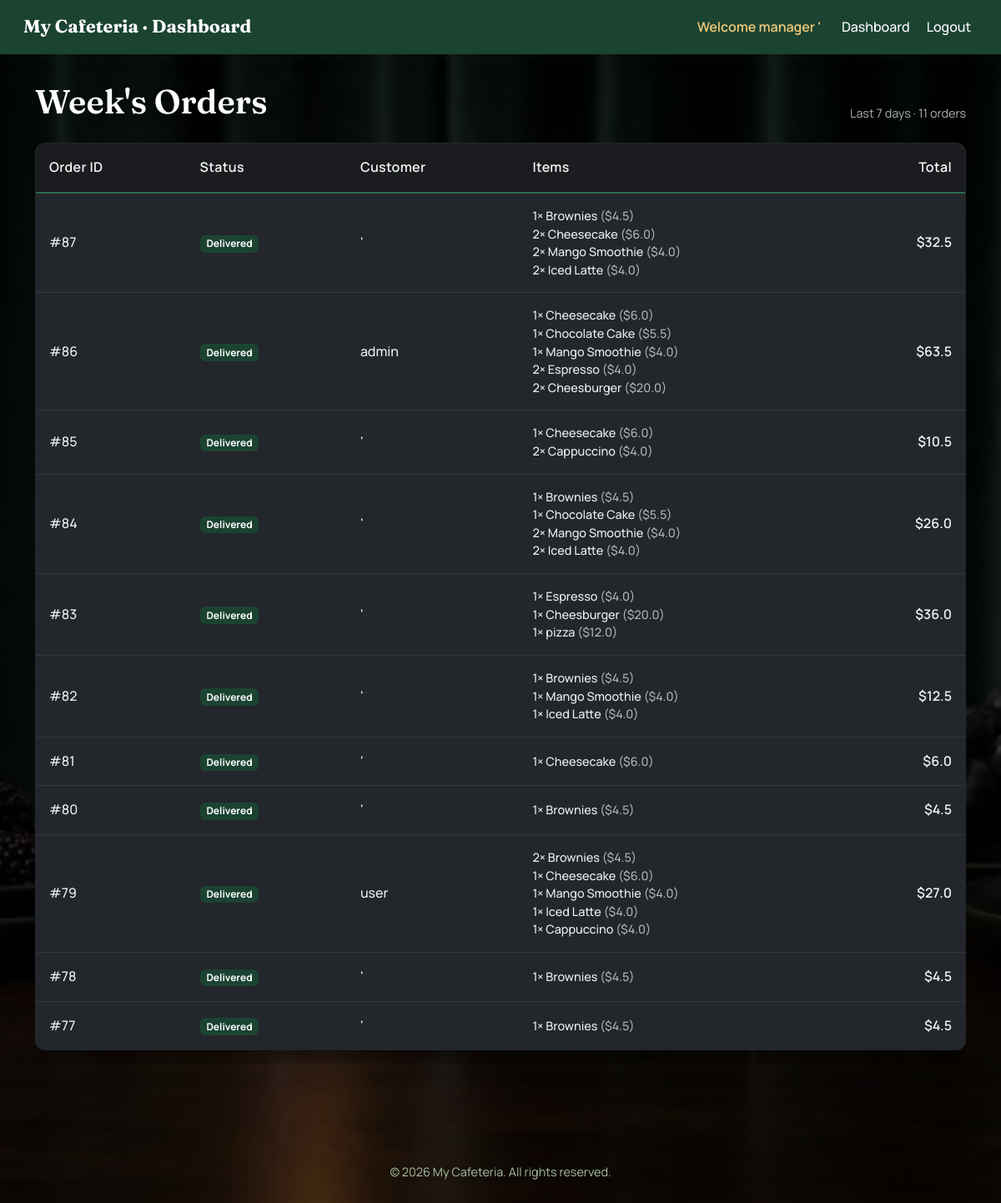
Screenshot of /all_orders (signed in) with the database file from the repository.
### tables this page shows
CREATE TABLE orders (
    id INTEGER PRIMARY KEY AUTOINCREMENT,
    user_id INTEGER NOT NULL,
    total_price REAL NOT NULL CHECK(total_price >= 0),
    status TEXT NOT NULL CHECK(status IN ('pending', 'preparing', 'completed', 'delivered')),
    created_at DATETIME DEFAULT CURRENT_TIMESTAMP,
    reviewed BOOLEAN DEFAULT FALSE CHECK(reviewed IN (TRUE, FALSE)),
    FOREIGN KEY (user_id) REFERENCES users(id)
);

CREATE TABLE users (
    id INTEGER PRIMARY KEY AUTOINCREMENT,
    user_name TEXT NOT NULL UNIQUE,
    password_hash TEXT NOT NULL,
    role TEXT NOT NULL DEFAULT 'user' CHECK(role IN ('admin', 'user')),
    points INTEGER DEFAULT 0,
    created_at DATETIME DEFAULT CURRENT_TIMESTAMP
);

CREATE TABLE order_items (
    id INTEGER PRIMARY KEY AUTOINCREMENT,
    order_id INTEGER NOT NULL,
    menu_item_id INTEGER NOT NULL,
    quantity INTEGER NOT NULL CHECK(quantity > 0),
    price REAL NOT NULL CHECK(price >= 0),
    created_at DATETIME DEFAULT CURRENT_TIMESTAMP,
    FOREIGN KEY (order_id) REFERENCES orders(id),
    FOREIGN KEY (menu_item_id) REFERENCES menu_items(id)
);

CREATE TABLE menu_items (
    id INTEGER PRIMARY KEY AUTOINCREMENT,
    name TEXT NOT NULL unique,
    description TEXT,
    price REAL NOT NULL CHECK(price >= 0),
    category TEXT NOT NULL CHECK(category IN ('main', 'drinks', 'dessert')),
    created_at DATETIME DEFAULT CURRENT_TIMESTAMP,
    is_available BOOLEAN DEFAULT TRUE CHECK(is_available IN (TRUE, FALSE))
);

### app.py (the view)
@app.route("/all_orders")
@login_required
@admin_required
def all_orders():
    orders = db.execute("SELECT orders.id, orders.status, orders.total_price, users.user_name FROM orders " \
    "JOIN users ON orders.user_id = users.id " \
    "WHERE orders.created_at >= DATE('now', '-7 days') ORDER BY orders.created_at DESC ")
    for order in orders:
        order_items = db.execute("SELECT menu_items.name, order_items.price, order_items.quantity FROM order_items JOIN menu_items ON order_items.menu_item_id = menu_items.id WHERE order_items.order_id = ?", order['id'])
        order['items'] = order_items
    return render_template("all_orders.html", orders=orders)

### app.py (called while the page is built)
@app.context_processor
def inject_flash_helpers():
    def flash_class(category):
        mapping = {
            "success": "success",
            "warning": "warning",
            "info": "info",
            "danger": "danger",
            "error": "danger",
        }
        return mapping.get(category or "", "info")
    def format_price(value):
        formatted = f"{float(value):.2f}"
        return formatted.rstrip("0").rstrip(".")
    return {"flash_class": flash_class, "format_price": format_price}

def login_required(func):
    @wraps(func)
    def decorator(*args, **kwargs):
        if session.get("user_id") is None:
            flash('you need to login first!', 'warning')
            return redirect("/login")
        return func(*args, **kwargs)
    return decorator

def admin_required(func):
    @wraps(func)
    def decorator_func(*args, **kwargs):
        if session.get("role") != "admin":
            flash('NOT ALLOWED', 'danger')
            return redirect("/")
        return func(*args, **kwargs)
    return decorator_func

### templates/all_orders.html (shortened to what this page needs)
{% extends "dashboard.html" %}
{% block content %}
<section class="admin-page orders-admin-page">
    <div class="container">
        <div class="d-flex justify-content-between align-items-end flex-wrap gap-2 mb-4">
            <h1 class="mb-0">Week's Orders</h1>
            <span class="orders-summary-note">Last 7 days &middot; {{ orders|length }} order{{ 's' if orders|length != 1 else '' }}</span>
        </div>
        <div class="table-responsive">
            <table class="table align-middle">
                <thead>
                    <tr>
                        <th>Order ID</th>
                        <th>Status</th>
                        <th>Customer</th>
                        <th>Items</th>
                        <th class="text-end">Total</th>
                    </tr>
                </thead>
                <tbody>
                    {% if orders|length == 0 %}
                        <tr>
                            <td colspan="5" class="text-center py-4">No orders found in the last 7 days.</td>
                        </tr>
                    {% else %}
                        {% for order in orders %}
                        <tr>
                            <td>#{{ order.id }}</td>
                            <td>
                                {% if order.status == 'pending' %}
                                    <span class="badge bg-warning text-dark">Pending</span>
                                {% elif order.status == 'preparing' %}
                                    <span class="badge bg-info">Preparing</span>
                                {% elif order.status == 'completed' %}
                                    <span class="badge bg-success">Completed</span>
                                {% elif order.status in ['delivered', 'delivered'] %}
                                    <span class="badge bg-primary">Delivered</span>
                                {% else %}
                                    <span class="badge bg-secondary">{{ order.status|capitalize }}</span>
                                {% endif %}
                            </td>
                            <td>{{ order.user_name }}</td>
                            <td class="order-items-cell">
                                {% for item in order['items'] %}
                                    <div>{{ item['quantity'] }}&times; {{ item['name'] }} <span class="order-item-price">(${{ item['price'] }})</span></div>
                                {% endfor %}
                            </td>
                            <td class="text-end fw-semibold">${{ order.total_price }}</td>
                        </tr>
                        {% endfor %}
                    {% endif %}
                </tbody>
            </table>
        </div>
    </div>
</section>
{% endblock %}

### static/style.css (style rules this page uses)
:root { --color-primary: #1B4332; --color-primary-light: #2D6A4F; --color-primary-dark: #0D2818; --color-secondary: #7C9473; --color-secondary-light: #A8BFA0; --color-secondary-dark: #5A7052; --color-background: #0B3541; --color-surface: #C6D4B0; --color-card: #FFFFFF; --color-card-border: #A9BC8E; --color-card-muted: #DDD2B9; --color-navy: #16213E; --color-text: #1C2A20; --color-text-muted: #5B6B5C; --color-text-on-primary: #FFFFFF; --color-accent: #7485b43f; --color-accent-light: #64ca8f94; --color-accent-dark: #3c446b; --color-success: #2B8C55; --color-warning: #C1682F; --color-danger: #B3403A; --color-info: #3E6FA0; --shadow-sm: 0 1px 3px rgba(28, 42, 32, 0.10); --shadow-md: 0 4px 14px rgba(28, 42, 32, 0.16); --radius-sm: 6px; --radius-md: 12px; --font-heading: 'Fraunces', Georgia, serif; --font-body: 'Manrope', -apple-system, BlinkMacSystemFont, "Segoe UI", sans-serif; --glass-bg: linear-gradient(135deg, rgba(255,255,255,0.09), rgba(255,255,255,0.03)); --glass-border: rgba(255, 255, 255, 0.26); --glass-blur: blur(16px) saturate(160%); --glass-shadow: 0 8px 32px rgba(0, 0, 0, 0.35), inset 0 1px 0 rgba(255,255,255,0.14); --glass-shadow-hover: 0 14px 44px rgba(0, 0, 0, 0.45), inset 0 1px 0 rgba(255,255,255,0.18); --color-text-glass: #F3F7F1; --color-text-glass-muted: rgba(243, 247, 241, 0.72); --color-neon: #34E3A1; --color-neon-glow: rgba(52, 227, 161, 0.55); --color-neon-glow-soft: rgba(52, 227, 161, 0.28); --glass-input-bg: rgba(0, 0, 0, 0.28); --glass-input-border: rgba(255, 255, 255, 0.30); --color-label: #20afb4; }
* { box-sizing: border-box; }
body { margin: 0; background-image: linear-gradient(rgba(0, 0, 0, 0.7), rgba(0, 0, 0, 0.7)), url('images/B.jpg'); background-size: cover; background-position: center; background-repeat: no-repeat; background-attachment: fixed; color: var(--color-text-on-primary); font-family: var(--font-body); line-height: 1.6; }
h1, h2, h3, h4, h5, h6 { font-family: var(--font-heading); color: var(--color-text-on-primary); font-weight: 600; line-height: 1.25; }
table { width: 100%; border-collapse: collapse; background-color: var(--color-card); border-radius: var(--radius-md); overflow: hidden; box-shadow: var(--shadow-sm); color: var(--color-text); }
thead { background-color: var(--color-primary); color: var(--color-text-on-primary); }
th, td { padding: 0.75rem 1rem; text-align: left; border-bottom: 1px solid var(--color-card-border); }
tbody tr:last-child td { border-bottom: none; }
.badge.bg-primary { background-color: var(--color-primary) !important; }
.reservations-page, .orders-admin-page, .menu-management-page { padding-top: 2rem; padding-bottom: 3rem; }
.reservations-page table, .reservations-page table tr, .reservations-page table td, .orders-admin-page table, .orders-admin-page table tr, .orders-admin-page table td, .menu-management-page table, .menu-management-page table tr, .menu-management-page table td { background-color: #23262B !important; color: #EDEFF1 !important; font-weight: 500; }
.reservations-page table thead th, .orders-admin-page table thead th, .menu-management-page table thead th { background-color: #1A1C20 !important; color: #F3F7F1 !important; font-weight: 600; letter-spacing: 0.02em; border-bottom: 2px solid var(--color-primary-light) !important; }
.reservations-page table, .orders-admin-page table, .menu-management-page table { border: 1px solid rgba(255, 255, 255, 0.08) !important; border-radius: var(--radius-md) !important; box-shadow: 0 10px 26px rgba(0, 0, 0, 0.45) !important; overflow: hidden; }
.reservations-page th, .reservations-page td, .orders-admin-page th, .orders-admin-page td, .menu-management-page th, .menu-management-page td { border-bottom: 1px solid rgba(255, 255, 255, 0.08) !important; padding: 1rem !important; }
.orders-summary-note, .text-glass-muted { color: var(--color-text-glass-muted); font-size: 0.9rem; }
.order-items-cell { font-size: 0.9rem; line-height: 1.5; }
.order-items-cell .order-item-price { color: rgba(255, 255, 255, 0.65); }
.admin-page { padding-top: 2rem; padding-bottom: 3rem; }

### rows the page displays
orders: id "87", status "Delivered", user_name "'", total_price "32.5"
order_items: quantity "1", name "Brownies", price "4.5"
order_items: quantity "2", name "Cheesecake", price "6.0"
order_items: quantity "2", name "Mango Smoothie", price "4.0"
order_items: quantity "2", name "Iced Latte", price "4.0"
orders: id "86", status "Delivered", user_name "admin", total_price "63.5"
order_items: quantity "1", name "Cheesecake", price "6.0"
order_items: quantity "1", name "Chocolate Cake", price "5.5"
order_items: quantity "1", name "Mango Smoothie", price "4.0"
order_items: quantity "2", name "Espresso", price "4.0"
order_items: quantity "2", name "Cheesburger", price "20.0"
orders: id "85", status "Delivered", user_name "'", total_price "10.5"
order_items: quantity "1", name "Cheesecake", price "6.0"
order_items: quantity "2", name "Cappuccino", price "4.0"
orders: id "84", status "Delivered", user_name "'", total_price "26.0"
order_items: quantity "1", name "Brownies", price "4.5"
order_items: quantity "1", name "Chocolate Cake", price "5.5"
order_items: quantity "2", name "Mango Smoothie", price "4.0"
order_items: quantity "2", name "Iced Latte", price "4.0"
orders: id "83", status "Delivered", user_name "'", total_price "36.0"
order_items: quantity "1", name "Espresso", price "4.0"
order_items: quantity "1", name "Cheesburger", price "20.0"
order_items: quantity "1", name "pizza", price "12.0"
orders: id "82", status "Delivered", user_name "'", total_price "12.5"
order_items: quantity "1", name "Brownies", price "4.5"
order_items: quantity "1", name "Mango Smoothie", price "4.0"
order_items: quantity "1", name "Iced Latte", price "4.0"
orders: id "81", status "Delivered", user_name "'", total_price "6.0"
order_items: quantity "1", name "Cheesecake", price "6.0"
orders: id "80", status "Delivered", user_name "'", total_price "4.5"
order_items: quantity "1", name "Brownies", price "4.5"
orders: id "79", status "Delivered", user_name "user", total_price "27.0"
order_items: quantity "2", name "Brownies", price "4.5"
order_items: quantity "1", name "Cheesecake", price "6.0"
order_items: quantity "1", name "Mango Smoothie", price "4.0"
order_items: quantity "1", name "Iced Latte", price "4.0"
order_items: quantity "1", name "Cappuccino", price "4.0"
orders: id "78", status "Delivered", user_name "'", total_price "4.5"
order_items: quantity "1", name "Brownies", price "4.5"
orders: id "77", status "Delivered", user_name "'", total_price "4.5"
order_items: quantity "1", name "Brownies", price "4.5"

### other values shown
{{ session['user_name'] }} "'"
{{ orders|length }} "11"
{{ 's' if orders|length != 1 else '' }} "s"
